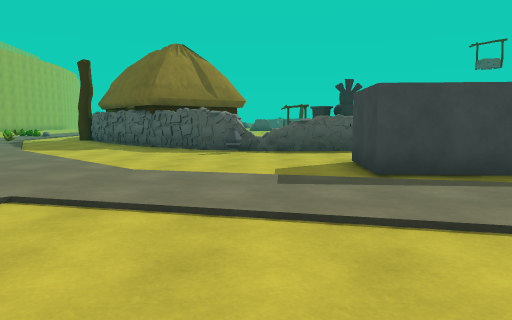
[1] (above)

21 first-person views from a walk through a scene from a Unity 3-D project. The camera is 1.4 m above the floor, tilts 6° down and sees 70° across. The floor is counted in squares, 2 m on a side. Each view is taken from the middle of a square. On the plan, view 1 faces up. The plan holds only what a view shows up to about 11 squares ahead; the rest is blank. The place goes on beyond the plan. The player character is not drawn. Some animated figures are left out. Some surface patterns are stand-ins.

[2]
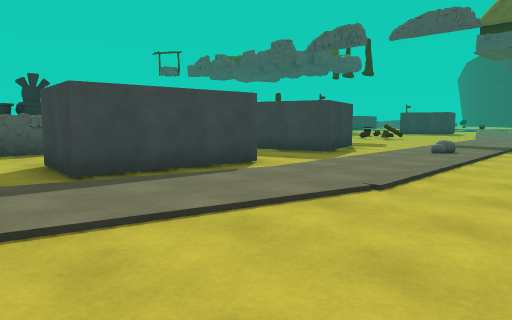

[3]
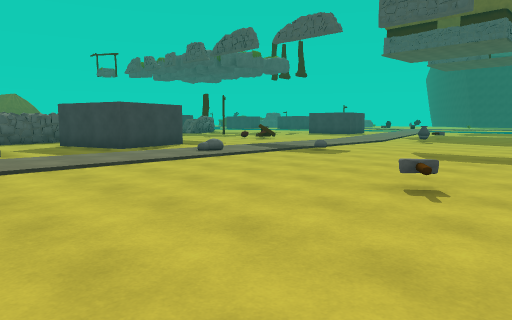

[4]
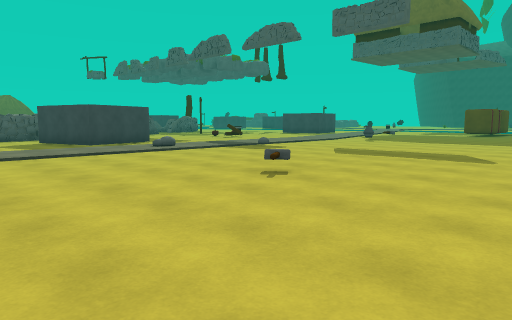

[5]
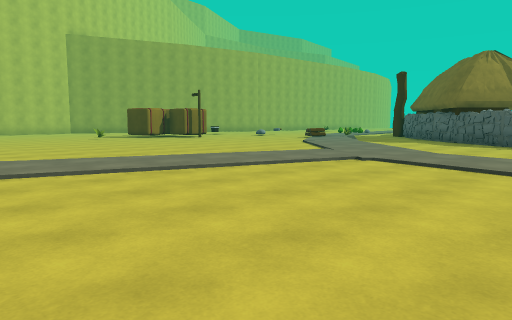

[6]
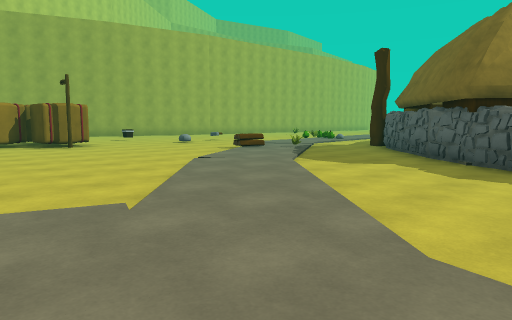

[7]
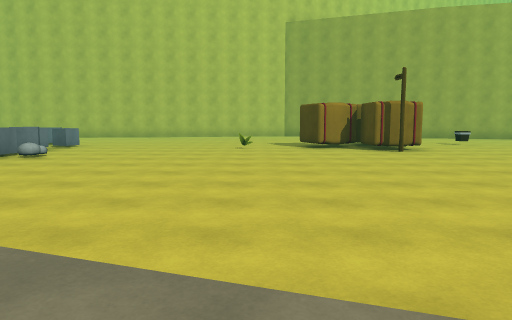

[8]
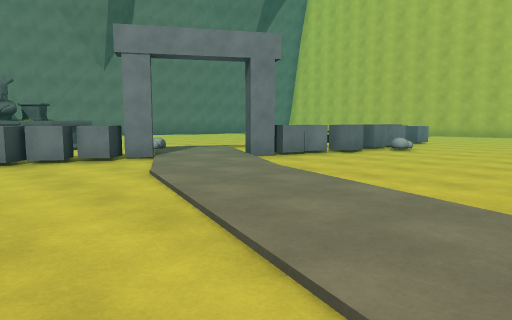

[9]
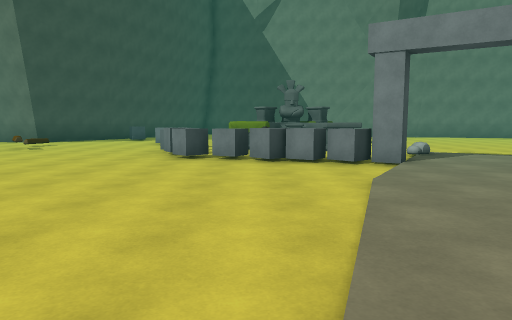

[10]
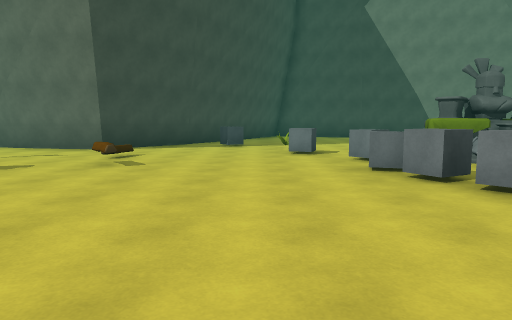

[11]
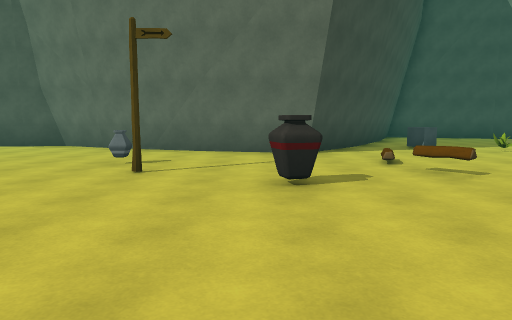

[12]
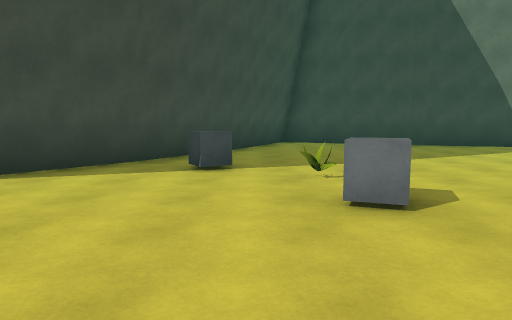

[13]
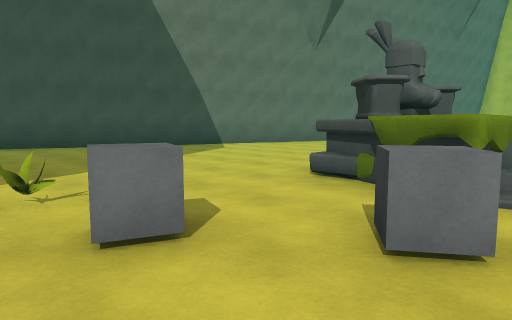

[14]
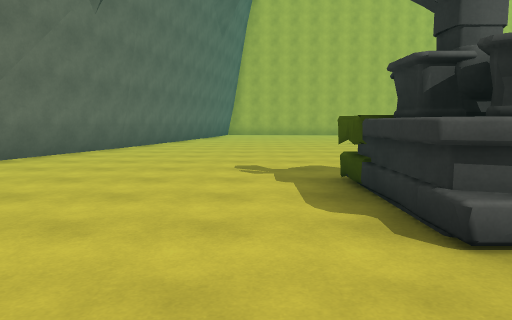

[15]
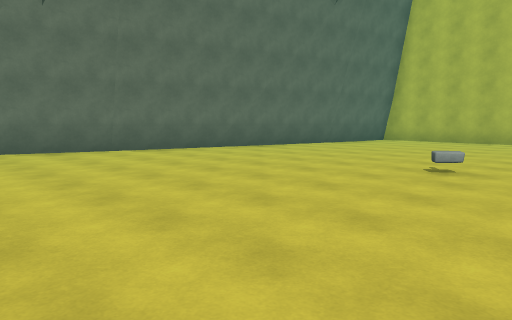

[16]
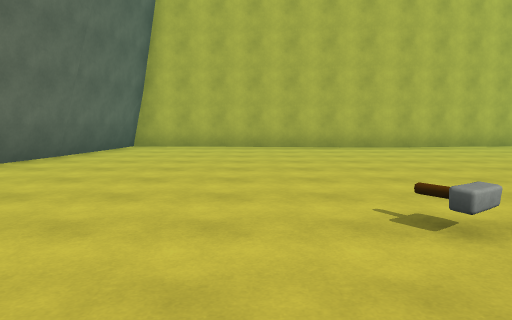

[17]
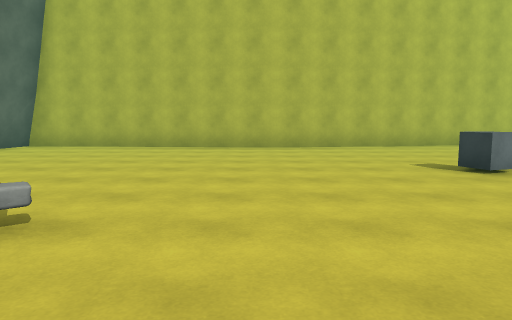

[18]
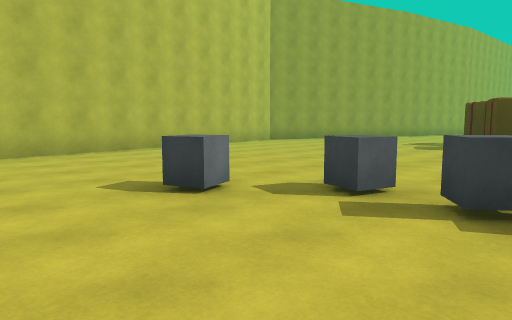

[19]
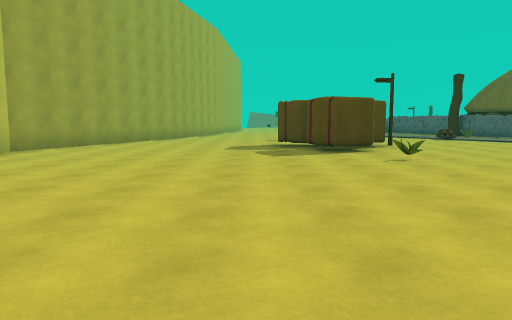

[20]
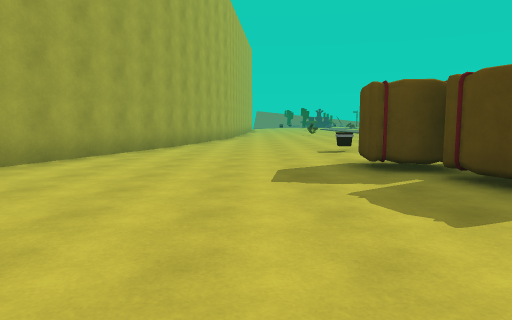

[21]
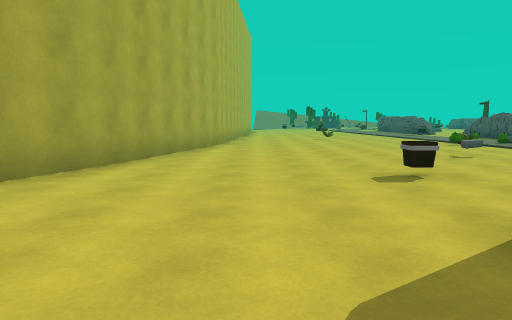

### Floor plan
Points are (right, up) in squares from view 1. A wall is a line through its corners. A room is listed if a view was taken in it or the views show most of it. See-through windows are left out.
Room 1 (views 1, 2, 3, 4, 5, 6, 7, 8, 9, 10, 11, 12, 13, 14, 15, 16, 17, 18, 19, 20, 21)
walls: (4.6, 4.5) (1.5, 4.7) (1.7, 6.4); (-1.2, 8.9) (-3.3, 10.4); (-0.9, 8.9) (-4, 10.7); (-1, 9) (-1.8, 9.1) (-3.2, 10.4) (-3.7, 10.6); (-1.3, 9.1) (-2, 9.4); (-2.2, 9.4) (-2.5, 9.8); (0.6, 8.5) (-2.8, 9.6) (-5.2, 12.4); (0.7, 8.5) (-0.3, 8.9); (-0.4, 9) (-1.4, 9.4); (0.2, 8.8) (-1.6, 8.9); (-2.2, 9.7) (-3.4, 10.2); (-2.8, 9.9) (-3.3, 10.6); (-2.7, 10) (-3.2, 10.1); (1.9, 8.5) (1.3, 8.7) (0.4, 8.4) (-0.1, 8.8); (2, 8.7) (1.3, 8.5) (-1.4, 9.1); (2.3, 8.6) (0.3, 8.8); (-3.4, 10.5) (-4.8, 11.7); (-3.4, 10.5) (-4, 11.1); (2.3, 8.7) (-0.3, 8.6); (2.4, 8.7) (0.1, 8.4); (-3.6, 10.7) (-4.4, 11.2); (-3.5, 10.8) (-4.1, 10.8) (-5.1, 12.3); (-4.1, 11.2) (-6, 13); (2.9, -13.3) (4.8, -10.9) (7.3, -11.5); (9.3, 5.4) (7, 4.7) (6.3, 7.1); (7.2, -11.5) (10.2, -12.8); (1.4, -16.3) (3.1, -13.1); (-19.8, -6.3) (-20.4, -13.4) (-19.1, -13.5); (-14, -14.4) (-3.5, -17.9); (-3.6, -17.8) (-0.9, -19); (-21.1, 0.7) (-19.8, -6.5); (0.5, -18.1) (1.4, -16.2); (10.1, -12.7) (11.5, -13.5) (13.1, -13.1); (10.7, -12.9) (11.7, -13.4); (-19.9, -13.3) (-13.3, -14.9); (-18.5, 14.5) (-19.3, 11) (-21.7, 4.5) (-21.6, 3.9)
low walls: (3.1, -13.4) (4, -12.2)
objects: cube (-15, -4); other object (-15, 6) to (-14, 7); other object (-15, 10); cube (-14, -3); other object (-14, 5) to (-13, 5); cube (-13, -3); plant (-13, 3); other object (-13, 6); hammer (-13, 12); hammer (-12, -9); cube (-12, -3); other object (-12, 7); cube (-11, -3) to (-11, -2); other object (-10, -4); other object (-10, -3); cube (-9, -3); other object (-9, 11); cube (-8, -3); log (-8, 11); other object (-7, 11); other object (-6, -11) to (-2, -9); tree (-6, 14); cube (-5, -5); other object (-5, 13); cube (-4, -5); other object (-3, -8); cube (-3, -6); cube (-3, -5); cube (-2, -6) to (-1, -6); cube (-1, -9); cube (-1, -7); plant (0, -11); cube (0, -10); vase (0, 8); cube (2, -13) to (2, -12); log (3, -8); log (4, -9); vase (6, -7); hammer (7, -3); vase (8, -9); other object (8, -8)

Where each view was taken, in squares from view 1:
view 1: 0 up, 0 right, facing up
view 2: 0 up, 0 right, facing up-right
view 3: 4 down, 3 right, facing up-right
view 4: 6 down, 3 right, facing up-right
view 5: 3 down, 1 right, facing up-left
view 6: 3 up, 1 left, facing up-left
view 7: 3 up, 3 left, facing left
view 8: 2 up, 2 left, facing down-left
view 9: 2 up, 3 left, facing down
view 10: 2 down, 1 right, facing down
view 11: 3 down, 6 right, facing down
view 12: 7 down, 1 right, facing down
view 13: 8 down, 1 right, facing down-left
view 14: 12 down, 1 left, facing left
view 15: 7 down, 7 left, facing down-left
view 16: 10 down, 10 left, facing left
view 17: 7 down, 10 left, facing left
view 18: 6 down, 12 left, facing up-left
view 19: 4 down, 16 left, facing up
view 20: 1 up, 17 left, facing up
view 21: 5 up, 17 left, facing up
